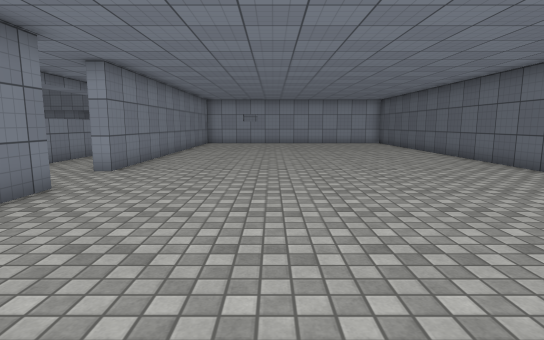
[1] (above)

16 first-person views from a walk through a 3-D level made in the Unity game engine. The camera is 1.3 m above the floor, tilts 8° down and sees 80° across. The floor is counted in squares, 1 m on a side. Each view is taken from the middle of a square. On the plan, view 1 faces up. The plan holds only what a view shows up to about 14 squares ahead; the rest is blank. The place goes on beyond the plan. The player is left out. Surface patterns are stand-ins for the level's own textures.

[2]
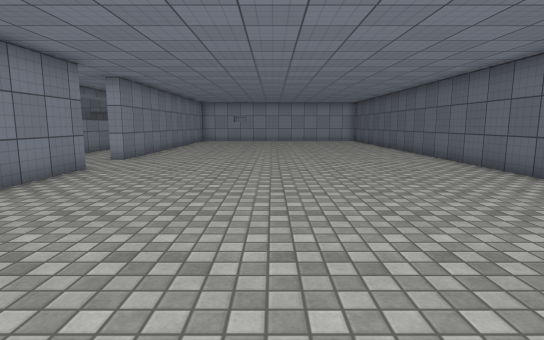

[3]
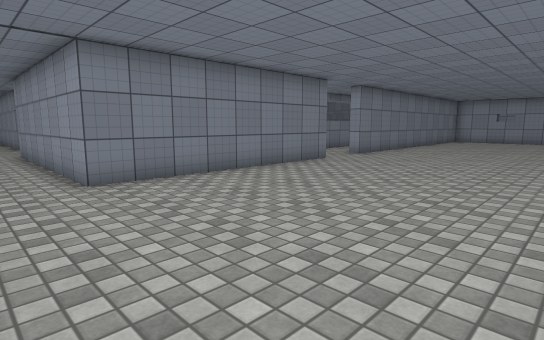

[4]
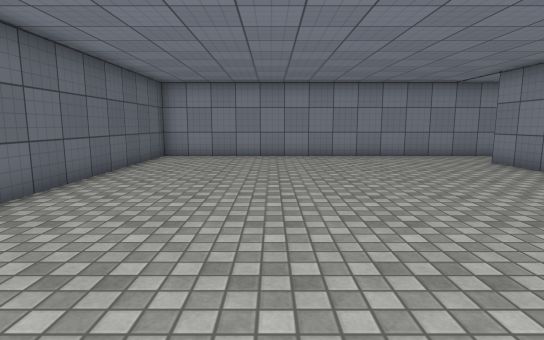

[5]
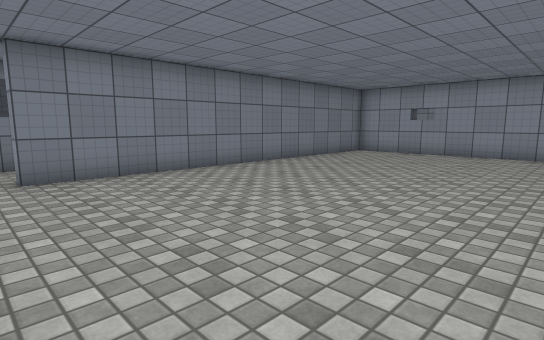

[6]
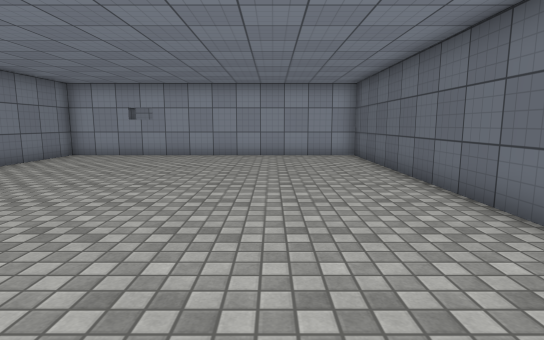

[7]
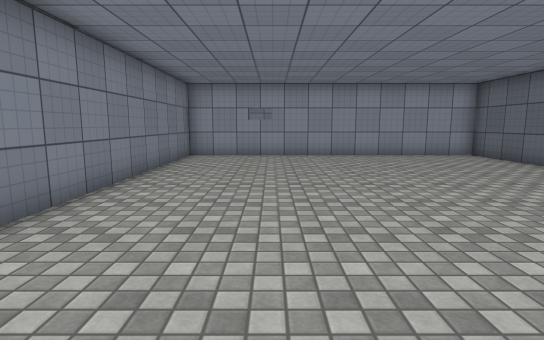

[8]
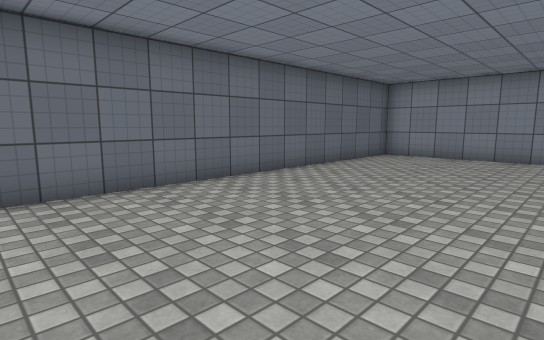

[9]
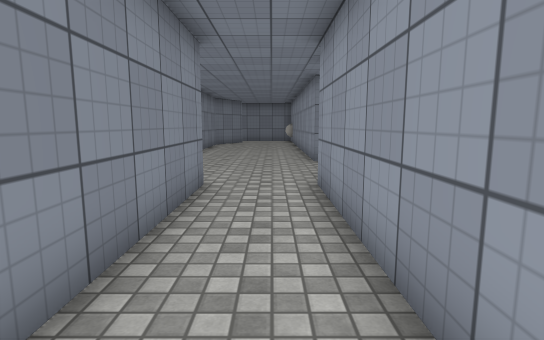

[10]
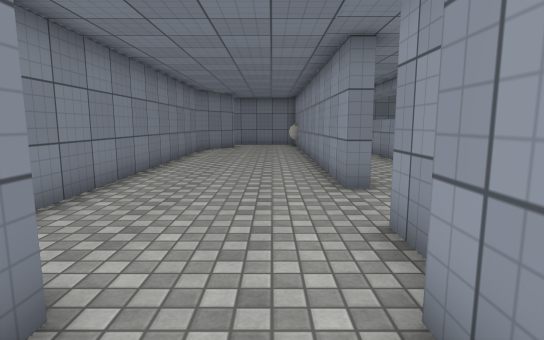

[11]
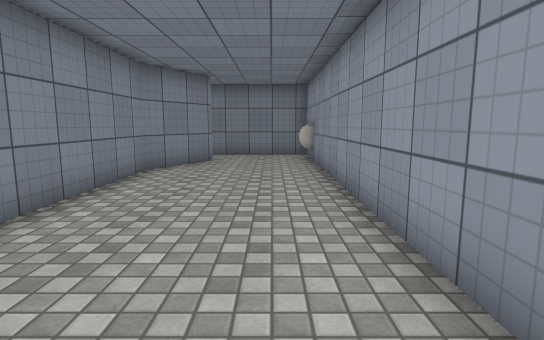

[12]
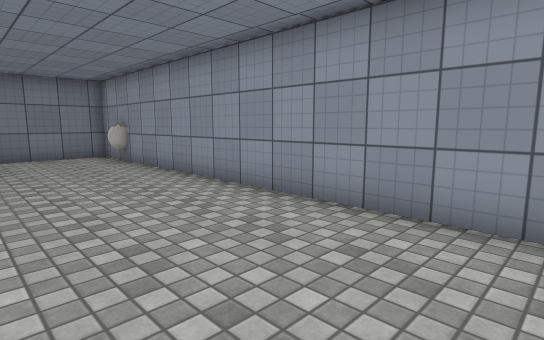

[13]
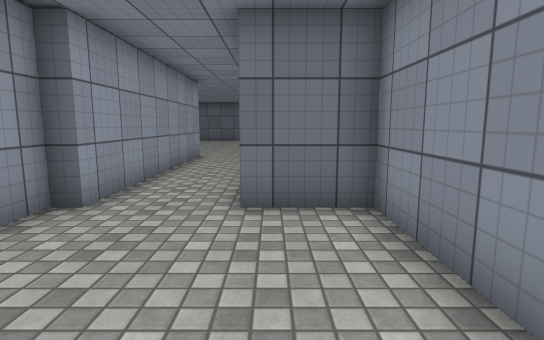

[14]
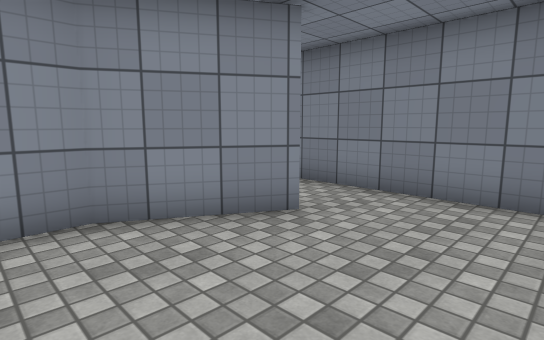

[15]
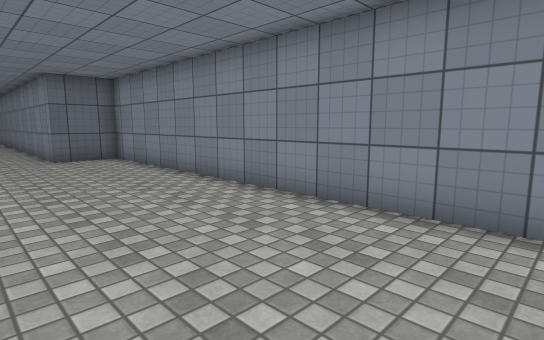

[16]
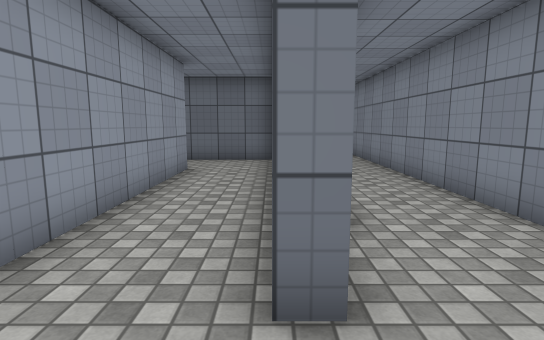

### Floor plan
Points are (right, up) in squares from view 1. A wall is a line through its corners. A room is listed if a view was taken in it or the views show most of it. See-through windows are left out.
Room 1 (views 1, 2, 3, 4, 5, 6, 7, 8)
walls: (-4.5, 6.6) (-4.5, -2); (-4.5, -4.5) (7.5, -4.5) (7.5, 22.8) (-4.5, 22.8) (-4.5, 9) (-5, 9)
ways out: opening at (-4, -3.5) to room 2; opening at (-5, 7.5) to room 3
Room 2 (views 9, 10, 11, 12, 13, 14, 15)
walls: (-17.5, -1.5) (-32, -1.5) (-32, -7.1); (-29.8, -5.1) (-27.2, -6.6) (-13, -6.6) (-13, -4.5) (-4.5, -4.5); (-4.5, -2) (-13, -2) (-13, -1.5) (-15, -1.5)
ways out: opening at (-4, -3.5) to room 1; opening at (-16.5, -1) to room 3; opening at (-30.5, -5.5)
objects: other object (-30, -2) to (-30, -1)
Room 3 (view 16)
walls: (-23, 1.5) (-25.1, 1.5); (-17.5, -0.9) (-17.5, -1.5); (-15, -1.5) (-15, -1); (-7.5, 13.5) (-7.5, 10.8); (-7.5, 1.5) (-14.1, 1.5); (-5, -1) (-5, 2.2)
ways out: opening at (-5, 7.5) to room 1; opening at (-16.5, -1) to room 2

Where each view was taken, in squares from view 1:
view 1: 0 up, 0 right, facing up
view 2: 3 down, 1 right, facing up
view 3: 4 down, 3 right, facing up-left
view 4: 9 up, 3 right, facing down
view 5: 8 up, 4 right, facing up-left
view 6: 9 up, 4 right, facing up
view 7: 9 up, 1 left, facing up
view 8: 9 up, 1 right, facing down-right
view 9: 3 down, 6 left, facing left
view 10: 3 down, 11 left, facing left
view 11: 3 down, 18 left, facing left
view 12: 6 down, 18 left, facing up-left
view 13: 5 down, 18 left, facing right
view 14: 2 down, 26 left, facing down-left
view 15: 2 down, 26 left, facing down-right
view 16: 1 down, 17 left, facing right
